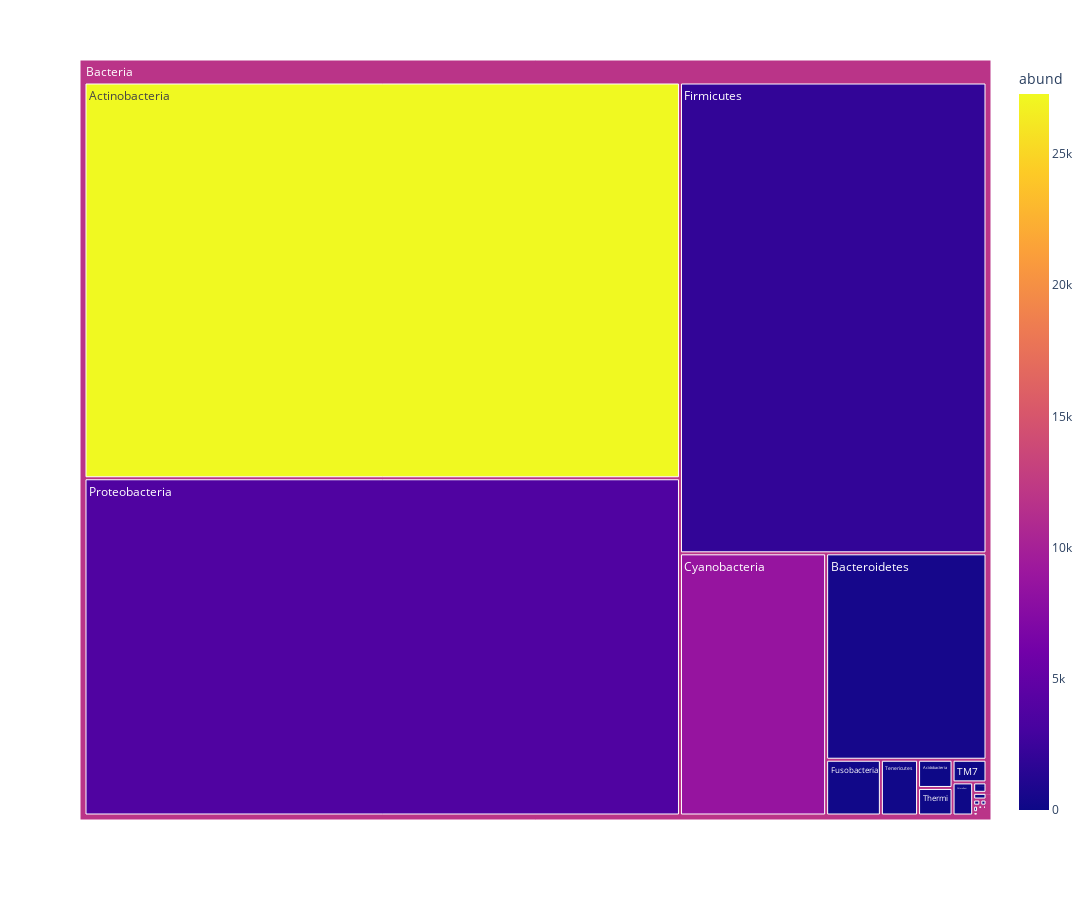

This figure's notebook cell:
### Code cell
fig = px.treemap(dt_treemap,
  path = ['king', 'phyl'],
  values = 'abund',
  color = 'abund',
  width = 1400,
  height = 900
)

fig.show()

### Figure 1 — Plotly figure (JSON) as saved in the notebook; plotly's stock layout.template omitted (floating-point values rounded to 4 significant figures)
{"data": [{"branchvalues": "total", "customdata": [[7.482], [27280.0], [2], [453.2], [4], [50.94], [8641.0], [1969.0], [215.3], [5.933], [1], [1.667], [3.75], [4.333], [4.789], [3747.0], [1.667], [4], [2.2], [7], [2.75], [6.273], [37.4], [226.6], [41.79], [4.971], [2], [4], [1], [11820.0]], "domain": {"x": [0, 1], "y": [0, 1]}, "hovertemplate": "labels=%{label}<br>abund_sum=%{value}<br>parent=%{parent}<br>id=%{id}<br>abund=%{color}<extra></extra>", "ids": ["Bacteria/Acidobacteria", "Bacteria/Actinobacteria", "Bacteria/BRC1", "Bacteria/Bacteroidetes", "Bacteria/Chlorobi", "Bacteria/Chloroflexi", "Bacteria/Cyanobacteria", "Bacteria/Firmicutes", "Bacteria/Fusobacteria", "Bacteria/Gemmatimonadetes", "Bacteria/Lentisphaerae", "Bacteria/Nitrospirae", "Bacteria/OP10", "Bacteria/OP11", "Bacteria/Planctomycetes", "Bacteria/Proteobacteria", "Bacteria/SC4", "Bacteria/SM2F11", "Bacteria/SPAM", "Bacteria/SR1", "Bacteria/Spirochaetes", "Bacteria/Synergistetes", "Bacteria/TM7", "Bacteria/Tenericutes", "Bacteria/Thermi", "Bacteria/Verrucomicrobia", "Bacteria/WPS-2", "Bacteria/WS3", "Bacteria/ZB2", "Bacteria"], "labels": ["Acidobacteria", "Actinobacteria", "BRC1", "Bacteroidetes", "Chlorobi", "Chloroflexi", "Cyanobacteria", "Firmicutes", "Fusobacteria", "Gemmatimonadetes", "Lentisphaerae", "Nitrospirae", "OP10", "OP11", "Planctomycetes", "Proteobacteria", "SC4", "SM2F11", "SPAM", "SR1", "Spirochaetes", "Synergistetes", "TM7", "Tenericutes", "Thermi", "Verrucomicrobia", "WPS-2", "WS3", "ZB2", "Bacteria"], "marker": {"coloraxis": "coloraxis", "colors": [7.482, 27280.0, 2, 453.2, 4, 50.94, 8641.0, 1969.0, 215.3, 5.933, 1, 1.667, 3.75, 4.333, 4.789, 3747.0, 1.667, 4, 2.2, 7, 2.75, 6.273, 37.4, 226.6, 41.79, 4.971, 2, 4, 1, 11820.0]}, "name": "", "parents": ["Bacteria", "Bacteria", "Bacteria", "Bacteria", "Bacteria", "Bacteria", "Bacteria", "Bacteria", "Bacteria", "Bacteria", "Bacteria", "Bacteria", "Bacteria", "Bacteria", "Bacteria", "Bacteria", "Bacteria", "Bacteria", "Bacteria", "Bacteria", "Bacteria", "Bacteria", "Bacteria", "Bacteria", "Bacteria", "Bacteria", "Bacteria", "Bacteria", "Bacteria", ""], "type": "treemap", "values": [490, 118665, 2, 16668, 4, 344, 19295, 72668, 1537, 45, 1, 3, 8, 6, 19, 101119, 3, 4, 5, 7, 16, 22, 387, 1044, 478, 70, 2, 4, 1, 332917]}], "layout": {"coloraxis": {"colorbar": {"title": {"text": "abund"}}, "colorscale": [[0, "#0d0887"], [0.1111, "#46039f"], [0.2222, "#7201a8"], [0.3333, "#9c179e"], [0.4444, "#bd3786"], [0.5556, "#d8576b"], [0.6667, "#ed7953"], [0.7778, "#fb9f3a"], [0.8889, "#fdca26"], [1, "#f0f921"]]}, "height": 900, "legend": {"tracegroupgap": 0}, "margin": {"t": 60}, "width": 1400}}
